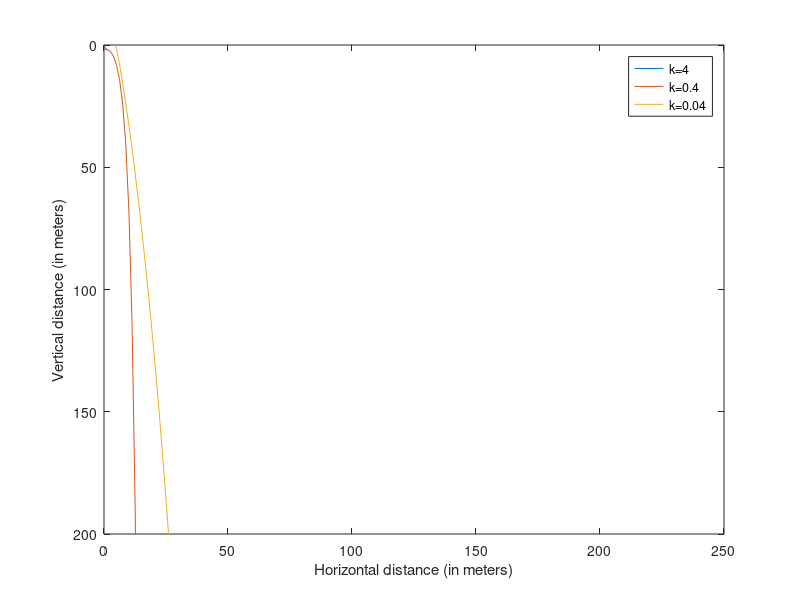

The MATLAB source for this figure:
u=input('Enter the speed of the airplane');
g=9.8;
x=linspace(0,250,200);
y=(1/4)*log(cosh((exp(4*x)-1)/(u*4))*sqrt(g*4));
y1=(1/0.4)*log(cosh((exp(0.4*x)-1)/(u*0.4))*sqrt(g*0.4));
y2=(1/0.04)*log(cosh((exp(0.04*x)-1)/(u*0.04))*sqrt(g*0.04));
h1=axes;
plot(x,y,x,y1,x,y2);
set(h1, 'Ydir', 'reverse');
xlabel('Horizontal distance (in meters)');
ylabel('Vertical distance (in meters)');
ylim([0 200]);
legend('k=4','k=0.4','k=0.04');